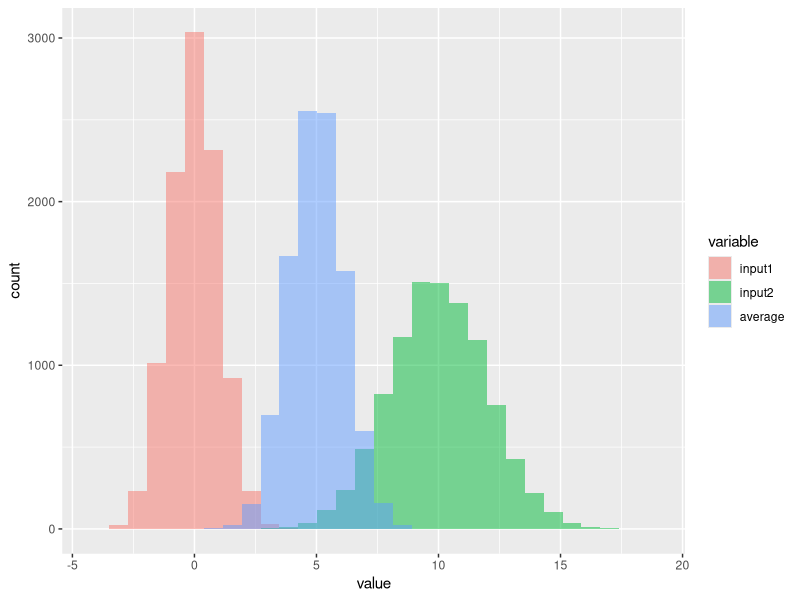

R code for this plot:
## ---- chunk 1
set.seed(111)
library(reshape)
library(ggplot2)
#library(ggplot2)
mu1 <- 0
sd1 <- 1
mu2 <- 10
sd2 <- 2

nsamp <- 10000

input1 <- rnorm(nsamp,mean=mu1,sd=sd1)
input2 <- rnorm(nsamp,mean=mu2,sd=sd2)
average <- (input1+input2)/2
mu3 <- mean(average)
sd3 <- sd(average)
#mu3
#sd3


df <- melt(data.frame(input1,input2,average))
#head(df)
g <- ggplot(df,aes(x=value,fill=variable))
g <- g + geom_histogram(alpha=0.5,position="identity")
plot(g)

## ---- chunk 2
mu3
sd3
